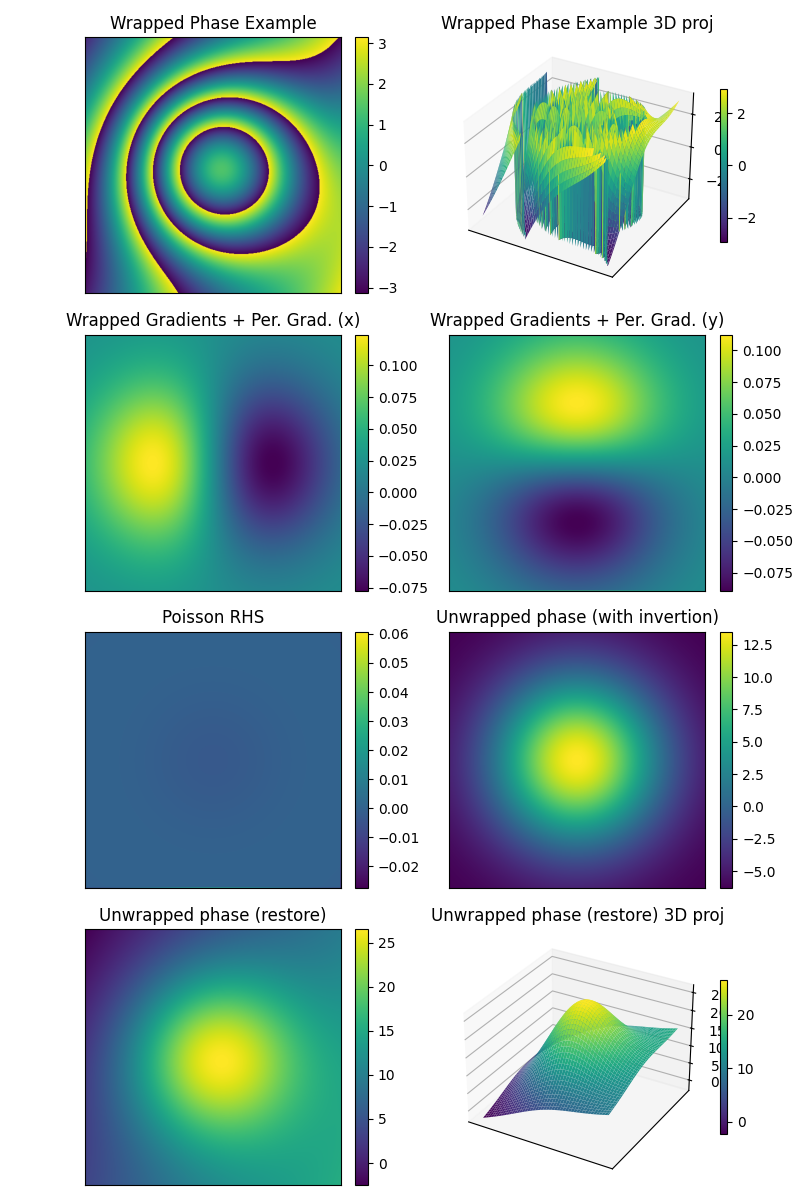

Write Python code to recreate this figure.
"""
Step-by-step walkthrough of the Least-squares Poisson Periodic Gradient
algorithm.

The aim here is to visualise the steps of the algorithm with matplotlib
with example datasets, showing edge cases where phase unwrapping fails.
Where possible the scikit-image 2D phase unwrapping algorithm will be used
for comparison.

The example data is the data used by M. Gdeisat and F. Lilley in their
excellent "Two-Dimensional Phase Unwrapping Problem" guide.
"""

import numpy as np
import matplotlib.pyplot as plt
from mpl_toolkits.mplot3d import Axes3D
from typing import Tuple

import unwrap_phase_gpu as upg
from unwrap_phase_gpu.algorithms.ls_poisson_periodic_grad import (
    wrapped_gradients_stack,
    enforce_periodic_gradients_stack,
    divergence_stack,
    poisson_solve_fft_stack,
)
from unwrap_phase_gpu.algorithms._plane_utils import restore_mean_plane

upg.set_ndarray_backend('numpy')
xp = upg.get_ndarray_backend()

# load/create the example data, perhaps Fig 9 for good example, and Fig 13 as
# difficult example
def _generate_phase(nrx: int = 512, nry: int = 512)\
        -> Tuple[np.ndarray, np.ndarray, np.ndarray]:
    """Create the continuous phase image f(x, y) = 20*exp(-0.25*(x^2+y^2)) + 2x + y."""
    tx = np.linspace(-3.0, 3.0, nrx)
    ty = np.linspace(-3.0, 3.0, nry)
    x, y = np.meshgrid(tx, ty)
    image = 20.0 * np.exp(-0.25 * (x**2 + y**2)) + 2.0 * x + y
    return x, y, image


def _wrap_phase(image: np.ndarray) -> np.ndarray:
    """Wrap phase to [-pi, pi] using angle of complex exponential."""
    return np.angle(np.exp(1j * image))


x, y, image = _generate_phase()
arr = _wrap_phase(image)
phase_wrapped = np.repeat(arr[None, ...], repeats=10, axis=0)

# the `algo_ls_poisson_periodic_grad` is broken up into the following steps:
#    initial dimensionality check
#    gx, gy = wrapped_gradients_stack(phase_wrapped)
#    gx, gy = enforce_periodic_gradients_stack(gx, gy)
#    rhs = divergence_stack(gx, gy)
#    phi = poisson_solve_fft_stack(rhs)
#    phase inversion

# Compute forward finite differences of the wrapped phase.
# Then wrap those gradients back into [-pi, pi) so they remain a valid
# representation of wrapped phase changes.
gx1, gy1 = wrapped_gradients_stack(phase_wrapped)
# Enforce periodic boundary conditions on the wrapped gradients so that the
# edges match up. This makes the subsequent FFT-based Poisson solve consistent
# with a periodic domain.
gx2, gy2 = enforce_periodic_gradients_stack(gx1, gy1)
# Take the divergence of those periodic wrapped gradients; this produces the
# right-hand side for the Poisson equation whose solution is the unwrapped phase.
rhs = divergence_stack(gx2, gy2)
# Solve the Poisson equation in the Fourier domain (batched over the stack);
# this yields an unwrapped phase up to a linear ramp.
phi = poisson_solve_fft_stack(rhs)
# Negate to match the sign convention used by the wrapped-gradient computation
# so that gradients of the solution align with the original wrapped gradients.
phi *= -1
phi_restored = restore_mean_plane(phi, phase_wrapped)

# plotting
fontsize = 12
nrows, ncols = 4, 2
fig = plt.figure(figsize=(8, 12))

ax1 = fig.add_subplot(nrows, ncols, 1)
ax1.set_title("Wrapped Phase Example", fontsize=fontsize)
im1 = ax1.imshow(phase_wrapped[1])
fig.colorbar(im1, ax=ax1, fraction=0.046, pad=0.04)

ax2 = fig.add_subplot(nrows, ncols, 2, projection='3d')
ax2.set_title("Wrapped Phase Example 3D proj", fontsize=fontsize)
surf2 = ax2.plot_surface(x, y, phase_wrapped[1], cmap="viridis", linewidth=0, antialiased=True)
fig.colorbar(surf2, ax=ax2, fraction=0.046, pad=0.04, shrink=0.6)

ax3 = fig.add_subplot(nrows, ncols, 3)
ax3.set_title("Wrapped Gradients + Per. Grad. (x)", fontsize=fontsize)
im3 = ax3.imshow(gx2[1])
fig.colorbar(im3, ax=ax3, fraction=0.046, pad=0.04)

ax4 = fig.add_subplot(nrows, ncols, 4)
ax4.set_title("Wrapped Gradients + Per. Grad. (y)", fontsize=fontsize)
im4 = ax4.imshow(gy2[1])
fig.colorbar(im4, ax=ax4, fraction=0.046, pad=0.04)

ax5 = fig.add_subplot(nrows, ncols, 5)
ax5.set_title("Poisson RHS", fontsize=fontsize)
im5 = ax5.imshow(rhs[1])
fig.colorbar(im5, ax=ax5, fraction=0.046, pad=0.04)

ax6 = fig.add_subplot(nrows, ncols, 6)
ax6.set_title("Unwrapped phase (with invertion)", fontsize=fontsize)
im6 = ax6.imshow(phi[1])
fig.colorbar(im6, ax=ax6, fraction=0.046, pad=0.04)

ax7 = fig.add_subplot(nrows, ncols, 7)
ax7.set_title("Unwrapped phase (restore)", fontsize=fontsize)
im7 = ax7.imshow(phi_restored[1])
fig.colorbar(im7, ax=ax7, fraction=0.046, pad=0.04)

ax8 = fig.add_subplot(nrows, ncols, 8, projection='3d')
ax8.set_title("Unwrapped phase (restore) 3D proj", fontsize=fontsize)
surf8 = ax8.plot_surface(x, y, phi_restored[1], cmap="viridis", linewidth=0, antialiased=True)
fig.colorbar(surf8, ax=ax8, fraction=0.046, pad=0.04, shrink=0.6)

for ax in [ax1, ax2, ax3, ax4, ax5, ax6, ax7, ax8]:
    ax.set_xticks([])
    ax.set_yticks([])

plt.tight_layout()
plt.savefig("poisson_ls_walkthrough.png")
plt.show()
